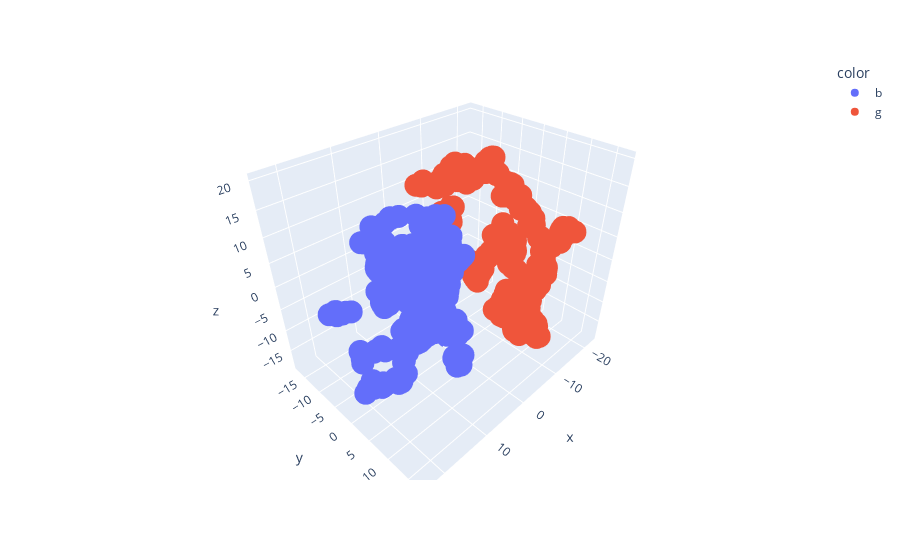

Here is the notebook cell this chart was saved with:
### Markdown cell above
**Testing for 2 Clusters**

### Code cell
km2 = KMeans(n_clusters=2).fit(df)

# plot using tsne 
X_embedded  = TSNE(n_components=3, perplexity=10, random_state=24).fit_transform( df)
colors = np.array([x for x in 'bgrcmykbgrcmykbgrcmykbgrcmyk'])

fig = px.scatter_3d(x=X_embedded [:,0],y=X_embedded [:,1],z=X_embedded [:,2],color=colors[km2.labels_])
fig.show()

### Figure 1 — Plotly figure (JSON) as saved in the notebook; plotly's stock layout.template omitted (floating-point values rounded to 4 significant figures; data arrays with more than 128 entries replaced by an {"elided": "..."} marker saying what was removed)
{"data": [{"hovertemplate": "color=b<br>x=%{x}<br>y=%{y}<br>z=%{z}<extra></extra>", "legendgroup": "b", "marker": {"color": "#636efa", "symbol": "circle"}, "mode": "markers", "name": "b", "scene": "scene", "showlegend": true, "type": "scatter3d", "x": {"elided": "417 float values"}, "y": {"elided": "417 float values"}, "z": {"elided": "417 float values"}}, {"hovertemplate": "color=g<br>x=%{x}<br>y=%{y}<br>z=%{z}<extra></extra>", "legendgroup": "g", "marker": {"color": "#EF553B", "symbol": "circle"}, "mode": "markers", "name": "g", "scene": "scene", "showlegend": true, "type": "scatter3d", "x": {"elided": "323 float values"}, "y": {"elided": "323 float values"}, "z": {"elided": "323 float values"}}], "layout": {"legend": {"title": {"text": "color"}, "tracegroupgap": 0}, "margin": {"t": 60}, "scene": {"domain": {"x": [0, 1], "y": [0, 1]}, "xaxis": {"title": {"text": "x"}}, "yaxis": {"title": {"text": "y"}}, "zaxis": {"title": {"text": "z"}}}}}
